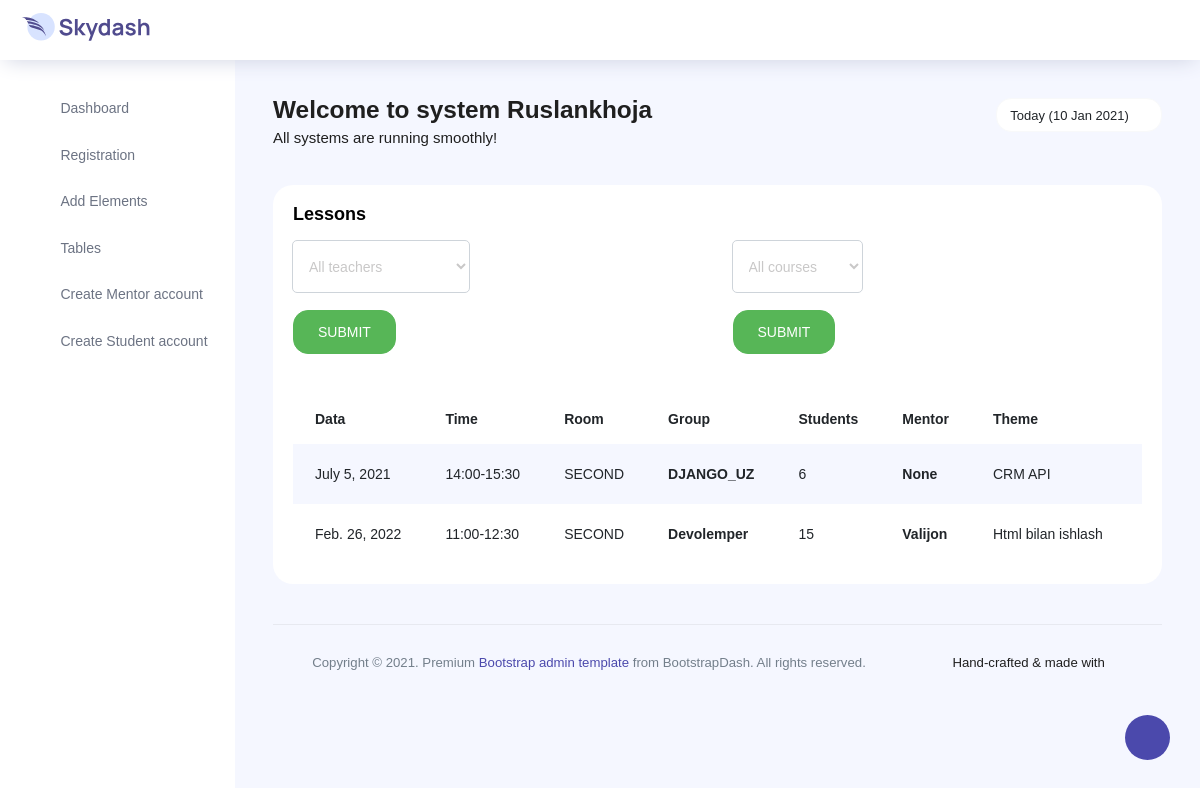
Page /lessons_table (signed in) on the committed database.
### dashboardapp/models.py (models this page shows, shortened)
class Lesson(models.Model):
    TIME_CHOICE = [
        ("11:00-12:30", "11:00-12:30"),
        ("14:00-15:30", "14:00-15:30"),
        ("16:00-17:30", "16:00-17:30"),
        ("18:30-20:00", "18:30-20:00"),
    ]
    ROOM_CHOICE = [
        ("FIRST", "FIRST"),
        ("SECOND", "SECOND"),
        ("COWORKING", "COWORKING"),
    ]
    STATUS_CHOICE = [
        ("PLANNED", "PLANNED"),
        ("DONE", "DONE"),
        ("CANCEL", "CANCEL"),
    ]
    data = models.DateField()
    time = models.CharField(max_length=13, choices=TIME_CHOICE, default="11:00-12:30")
    room = models.CharField(max_length=12, choices=ROOM_CHOICE, default="FIRST")
    course = models.ForeignKey(Course, on_delete=SET_NULL, null=True, blank=True)
    student_qty = models.PositiveIntegerField()
    mentor = models.ForeignKey(Mentor, on_delete=SET_NULL, null=True, blank=True)
    theme = models.CharField(max_length=90)
    status = models.CharField(max_length=8, choices=STATUS_CHOICE, default="PLANNED")

class Course(models.Model):
    SPES_CHOICE = [
        ("HTML", "HTML"),
        ("JS", "JS"),
        ("PYTHON", "PYTHON"),
        ("REACT", "REACT"),
        ("DJANGO", "DJANGO"),
    ]
    STATUS_CHOICE = [
        ("NO", "NO"),
        ("FULL", "FULL"),
        ("PART", "PART"),
    ]
    name = models.CharField(max_length=50)
    spes = models.CharField(max_length=7, choices=SPES_CHOICE, default="HTML")
    mentor = models.ForeignKey(Mentor, on_delete=SET_NULL, null=True, blank=True)
    student_qty = models.PositiveIntegerField(blank=True, null=True)
    start = models.DateField(blank=True, null=True)
    finish = models.DateField(blank=True, null=True)
    price = models.PositiveIntegerField(blank=True, null=True)
    status = models.CharField(max_length=5, choices=STATUS_CHOICE, default="NO")
    def __str__(self):
        return self.name

class Mentor(models.Model):
    GENDER_CHOICE = [
        ("M", "M"),
        ("F", "F"),
    ]
    SPES_CHOICE = [
        ("FRONTEND", "FRONTEND"),
        ("BACKEND", "BACKEND"),
    ]
    fullname = models.CharField(max_length=90)
    age = models.PositiveIntegerField()
    gender = models.CharField(max_length=1, choices=GENDER_CHOICE, default="M")
    email = models.EmailField()
    phone = models.PositiveIntegerField()
    spes = models.CharField(max_length=9, choices=SPES_CHOICE, default="SPES_CHOICE")
    def __str__(self):
        return self.fullname

### dashboardapp/views.py (the view)
# urls.py: path('lessons_table', views.lessons_table, name="lessons_table"),
@login_required(login_url='login')
def lessons_table(request):
    lessons = Lesson.objects.all()[::-1]
    mentors = Mentor.objects.all()
    courses = Course.objects.all()
    if request.method == 'POST' and request.POST.get('mentor_id'):
        lessons = Lesson.objects.filter(mentor=request.POST.get('mentor_id'))
    elif request.method == 'POST' and request.POST.get('course_id'):
        lessons = Lesson.objects.filter(course=request.POST.get('course_id'))
    else:
        lessons = Lesson.objects.all()
    context = {
        'lessons': lessons,
        'mentors': mentors,
        'courses' : courses,
    }
    return render(request, "dashboardapp/lessons_table.html", context)

### dashboardapp/templates/dashboardapp/lessons_table.html (shortened to what this page needs)
{% extends "dashboardapp/base.html" %}
{% load static %}
{% block content %}
<div class="row">
    <div class="col-md-12 grid-margin stretch-card">
      <div class="card">
        <div class="card-body">
          <h2 class="card-title mb-0">Lessons</h2><br>
          <div class="row">
            <div class="col-md-6 grid-margin stretch-card">
              <form action="" method="POST">
                <div>
                    <select name="mentor_id" class="form-control form-control-lg" id="exampleFormControlSelect2">
                        <option value="{{ mentor }}">All teachers</option>
                    </select>
                </div>
                <br>
                <button class="btn btn-success" type="submit">SUBMIT</button>
              </form>
            </div>
            <div class="col-md-6 grid-margin stretch-card">
              <form action="" method="POST">
                <div>
                    <select name="course_id" class="form-control form-control-lg" id="exampleFormControlSelect2">
                        <option value="{{ course }}">All courses</option>
                    </select>
                </div>
                <br>
                <button class="btn btn-success" type="submit">SUBMIT</button>
              </form>
            </div>
          </div>
          <div class="table-responsive">
            <table class="table table-striped table-borderless">
              <thead>
                <tr>
                  <th>Data</th>
                  <th>Time</th>
                  <th>Room</th>
                  <th>Group</th>
                  <th>Students</th>
                  <th>Mentor</th>
                  <th>Theme</th>
                  <th>Status</th>
                </tr>
              </thead>
              <tbody>
              {% for lesson in lessons %}
                <tr>
                  <td>{{ lesson.data }}</td>
                  <td>{{ lesson.time }}</td>
                  <td>{{ lesson.room }} </td>
                  <td class="font-weight-bold">{{ lesson.course }}</td>
                  <td>{{ lesson.student_qty }}</td>
                  <td class="font-weight-bold">{{ lesson.mentor }}</td>
                  <td>{{ lesson.theme }}</td>
                  {% if lesson.status == "CANCEL" %}
                    <td class="font-weight-medium"><div class="badge badge-danger">{{ lesson.status }}</div></td>
                  {% elif lesson.status == "PLANNED"  %}
                      <td class="font-weight-medium"><div class="badge badge-warning">{{ lesson.status }}</div></td>
                  {% else %}
                      <td class="font-weight-medium"><div class="badge badge-success">{{ lesson.status }}</div></td>
                  {% endif %}
                </tr>
              {% endfor %}
              </tbody>
            </table>
          </div>
        </div>
      </div>
    </div>
  </div>
{% endblock %}

### dashboardapp/templates/dashboardapp/base.html (shortened to what this page needs)
<!DOCTYPE html>
<html lang="en">
{% load static %}
<head>
  <link rel="stylesheet" href="{% static 'vendors/feather/feather.css' %}">
  <link rel="stylesheet" href="{% static 'vendors/ti-icons/css/themify-icons.css' %}">
  <link rel="stylesheet" href="{% static 'vendors/css/vendor.bundle.base.css' %}">
  <link rel="stylesheet" href="{% static 'vendors/datatables.net-bs4/dataTables.bootstrap4.css' %}">
  <link rel="stylesheet" href="https://use.fontawesome.com/releases/v5.7.0/css/all.css">
  <link rel="stylesheet" href="{% static 'vendors/ti-icons/css/themify-icons.css' %}">
  <link rel="stylesheet" type="{% static 'text/css" href="js/select.dataTables.min.css' %}">
  <link rel="stylesheet" href="{% static 'css/vertical-layout-light/style.css' %}">
</head>
<body>
  <div class="container-scroller">
    <nav class="navbar col-lg-12 col-12 p-0 fixed-top d-flex flex-row">
      <div class="text-center navbar-brand-wrapper d-flex align-items-center justify-content-center">
        <a class="navbar-brand brand-logo mr-5" href="{% url 'dashboard' %}"><img src="{% static 'images/logo.svg' %}" class="mr-2" alt="logo"/></a>
      </div>
      <div class="navbar-menu-wrapper d-flex align-items-center justify-content-end">
        <button class="navbar-toggler navbar-toggler align-self-center" type="button" data-toggle="minimize">
          <span class="icon-menu"></span>
        </button>
        <ul class="navbar-nav navbar-nav-right">
          <li class="nav-item nav-profile dropdown">
            <a class="icon-ellipsis" href="#" data-toggle="dropdown" id="profileDropdown">
            </a>
          </li>
        </ul>
      </div>
    </nav>
    <div class="container-fluid page-body-wrapper">
      <div class="theme-setting-wrapper">
        <div id="settings-trigger"><i class="ti-settings"></i></div>
      </div>
      <nav class="sidebar sidebar-offcanvas" id="sidebar">
        <ul class="nav">
          <li class="nav-item">
            <a class="nav-link" href="{% url 'dashboard' %}">
              <i class="icon-grid menu-icon"></i>
              <span class="menu-title">Dashboard</span>
            </a>
          </li>
          {% if request.user.is_superuser %}
          <li class="nav-item">
            <a class="nav-link" data-toggle="collapse" href="#auth" aria-expanded="false" aria-controls="auth">
              <i class="icon-head menu-icon"></i>
              <span class="menu-title">Registration</span>
              <i class="menu-arrow"></i>
            </a>
          </li>
          <li class="nav-item">
            <a class="nav-link" data-toggle="collapse" href="#ui-basic" aria-expanded="false" aria-controls="ui-basic">
              <i class="icon-layout menu-icon"></i>
              <span class="menu-title">Add Elements</span>
              <i class="menu-arrow"></i>
            </a>
          </li>
          {% endif %}
          <li class="nav-item">
            <a class="nav-link" data-toggle="collapse" href="#tables" aria-expanded="false" aria-controls="tables">
              <i class="icon-grid-2 menu-icon"></i>
              <span class="menu-title">Tables</span>
              <i class="menu-arrow"></i>
            </a>
          </li>
          {% if request.user.is_superuser %}
          <li class="nav-item">
            <a class="nav-link" href="{% url 'mentor_account' %}">
              <i class="icon-paper menu-icon"></i>
              <span class="menu-title">Create Mentor account</span>
            </a>
          </li>
          {% endif %}
          {% if request.user.is_superuser %}
          <li class="nav-item">
            <a class="nav-link" href="{% url 'student_account' %}">
              <i class="icon-paper menu-icon"></i>
              <span class="menu-title">Create Student account</span>
            </a>
          </li>
          {% endif %}
        </ul>
      </nav>
      <div class="main-panel">
        <div class="content-wrapper">
          <div class="row">
            <div class="col-md-12 grid-margin">
              <div class="row">
                <div class="col-12 col-xl-8 mb-4 mb-xl-0">
                  <h3 class="font-weight-bold">Welcome to system {{ request.user }}</h3>
                  <h6 class="font-weight-normal mb-0">All systems are running smoothly!</h6>
                </div>
                <div class="col-12 col-xl-4">
                 <div class="justify-content-end d-flex">
                  <div class="dropdown flex-md-grow-1 flex-xl-grow-0">
                    <button class="btn btn-sm btn-light bg-white dropdown-toggle" type="button" id="dropdownMenuDate2" data-toggle="dropdown" aria-haspopup="true" aria-expanded="true">
                      Today (10 Jan 2021)
                    </button>
                  </div>
                 </div>
                </div>
              </div>
            </div>
          </div>
          {% block content %}
          {% endblock %}
        <footer class="footer">
            <div class="d-sm-flex justify-content-center justify-content-sm-between">
            <span class="text-muted text-center text-sm-left d-block d-sm-inline-block">Copyright © 2021.  Premium <a href="https://www.bootstrapdash.com/" target="_blank">Bootstrap admin template</a> from BootstrapDash. All rights reserved.</span>
            <span class="float-none float-sm-right d-block mt-1 mt-sm-0 text-center">Hand-crafted & made with <i class="ti-heart text-danger ml-1"></i></span>
            </div>
        </footer>
        </div>
      </div>
    </div>
  </div>
</body>
</html>

### rows in the picture
Lesson: data "July 5, 2021", time "14:00-15:30", room "SECOND", course "DJANGO_UZ", student_qty "6", mentor "None", theme "CRM API"
Lesson: data "Feb. 26, 2022", time "11:00-12:30", room "SECOND", course "Devolemper", student_qty "15", mentor "Valijon", theme "Html bilan ishlash"

### other values in the picture
{{ request.user }} "Ruslankhoja"
